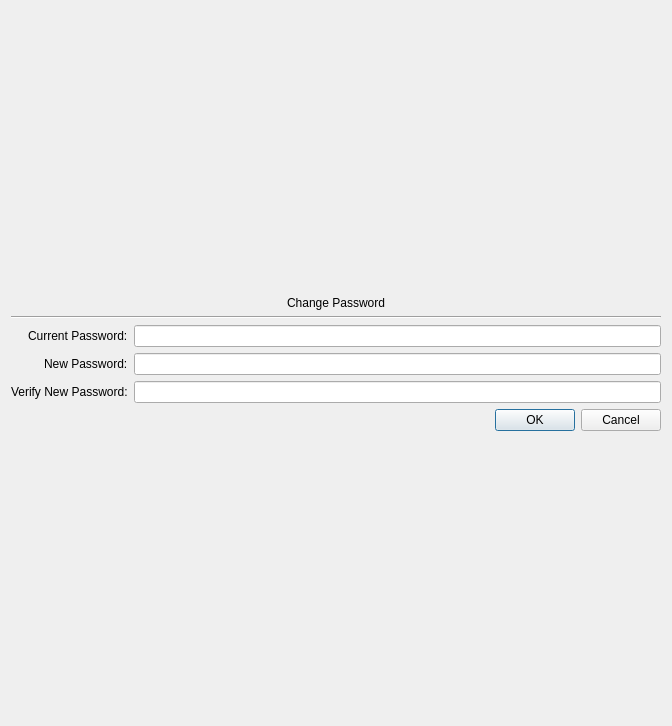
<?xml version="1.0" encoding="UTF-8"?>
<ui version="4.0">
 <class>ChangePasswordDialog</class>
 <widget class="QDialog" name="ChangePasswordDialog">
  <property name="geometry">
   <rect>
    <x>0</x>
    <y>0</y>
    <width>672</width>
    <height>726</height>
   </rect>
  </property>
  <property name="sizePolicy">
   <sizepolicy hsizetype="Preferred" vsizetype="Preferred">
    <horstretch>0</horstretch>
    <verstretch>0</verstretch>
   </sizepolicy>
  </property>
  <property name="windowTitle">
   <string>Sign In</string>
  </property>
  <layout class="QVBoxLayout" name="verticalLayout">
   <item>
    <spacer name="verticalSpacer">
     <property name="orientation">
      <enum>Qt::Vertical</enum>
     </property>
     <property name="sizeHint" stdset="0">
      <size>
       <width>20</width>
       <height>40</height>
      </size>
     </property>
    </spacer>
   </item>
   <item alignment="Qt::AlignHCenter">
    <widget class="QLabel" name="label_3">
     <property name="styleSheet">
      <string notr="true">font: 24pt &quot;Ubuntu&quot;;</string>
     </property>
     <property name="text">
      <string>Change Password</string>
     </property>
    </widget>
   </item>
   <item>
    <widget class="Line" name="line">
     <property name="orientation">
      <enum>Qt::Horizontal</enum>
     </property>
    </widget>
   </item>
   <item>
    <layout class="QGridLayout" name="gridLayout">
     <item row="0" column="0" alignment="Qt::AlignRight">
      <widget class="QLabel" name="current_password_label">
       <property name="sizePolicy">
        <sizepolicy hsizetype="MinimumExpanding" vsizetype="Preferred">
         <horstretch>0</horstretch>
         <verstretch>0</verstretch>
        </sizepolicy>
       </property>
       <property name="text">
        <string>Current Password:</string>
       </property>
      </widget>
     </item>
     <item row="2" column="0" alignment="Qt::AlignRight">
      <widget class="QLabel" name="new_password_label_2">
       <property name="sizePolicy">
        <sizepolicy hsizetype="MinimumExpanding" vsizetype="Preferred">
         <horstretch>0</horstretch>
         <verstretch>0</verstretch>
        </sizepolicy>
       </property>
       <property name="text">
        <string>Verify New Password:</string>
       </property>
      </widget>
     </item>
     <item row="0" column="2">
      <widget class="QLineEdit" name="current_password_edit">
       <property name="sizePolicy">
        <sizepolicy hsizetype="Expanding" vsizetype="Fixed">
         <horstretch>0</horstretch>
         <verstretch>0</verstretch>
        </sizepolicy>
       </property>
      </widget>
     </item>
     <item row="2" column="2">
      <widget class="QLineEdit" name="new_password_edit_2"/>
     </item>
     <item row="1" column="2">
      <widget class="QLineEdit" name="new_password_edit_1"/>
     </item>
     <item row="1" column="0" alignment="Qt::AlignRight">
      <widget class="QLabel" name="new_password_label_1">
       <property name="text">
        <string>New Password:</string>
       </property>
      </widget>
     </item>
    </layout>
   </item>
   <item>
    <widget class="QDialogButtonBox" name="buttonBox">
     <property name="orientation">
      <enum>Qt::Horizontal</enum>
     </property>
     <property name="standardButtons">
      <set>QDialogButtonBox::Cancel|QDialogButtonBox::Ok</set>
     </property>
    </widget>
   </item>
   <item>
    <spacer name="verticalSpacer_2">
     <property name="orientation">
      <enum>Qt::Vertical</enum>
     </property>
     <property name="sizeHint" stdset="0">
      <size>
       <width>20</width>
       <height>40</height>
      </size>
     </property>
    </spacer>
   </item>
  </layout>
 </widget>
 <resources/>
 <connections>
  <connection>
   <sender>buttonBox</sender>
   <signal>accepted()</signal>
   <receiver>ChangePasswordDialog</receiver>
   <slot>accept()</slot>
   <hints>
    <hint type="sourcelabel">
     <x>248</x>
     <y>254</y>
    </hint>
    <hint type="destinationlabel">
     <x>157</x>
     <y>274</y>
    </hint>
   </hints>
  </connection>
  <connection>
   <sender>buttonBox</sender>
   <signal>rejected()</signal>
   <receiver>ChangePasswordDialog</receiver>
   <slot>reject()</slot>
   <hints>
    <hint type="sourcelabel">
     <x>316</x>
     <y>260</y>
    </hint>
    <hint type="destinationlabel">
     <x>286</x>
     <y>274</y>
    </hint>
   </hints>
  </connection>
 </connections>
</ui>
